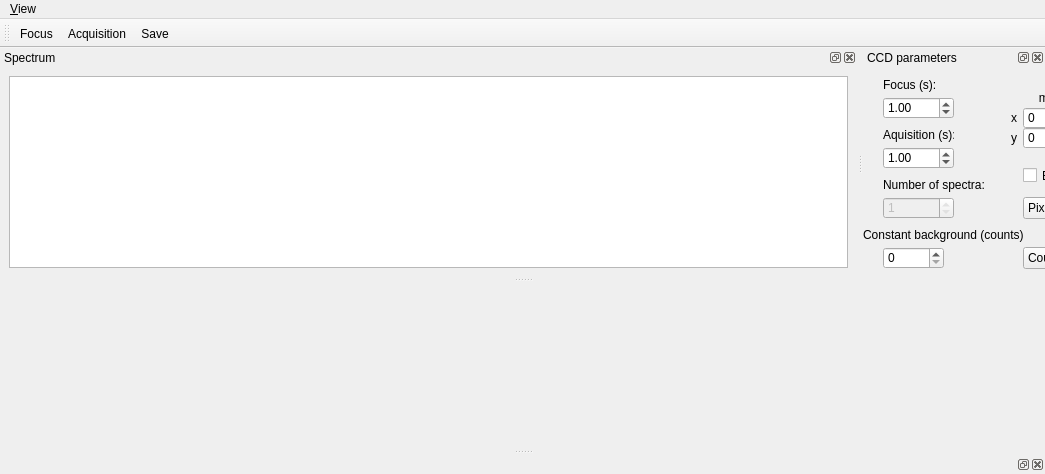
<?xml version="1.0" encoding="UTF-8"?>
<ui version="4.0">
 <class>MainWindow</class>
 <widget class="QMainWindow" name="MainWindow">
  <property name="geometry">
   <rect>
    <x>0</x>
    <y>0</y>
    <width>1045</width>
    <height>474</height>
   </rect>
  </property>
  <property name="windowTitle">
   <string>qudi: HFML spectroscopy</string>
  </property>
  <widget class="QWidget" name="centralwidget"/>
  <widget class="QMenuBar" name="menubar">
   <property name="geometry">
    <rect>
     <x>0</x>
     <y>0</y>
     <width>1045</width>
     <height>21</height>
    </rect>
   </property>
   <widget class="QMenu" name="menuView">
    <property name="title">
     <string>&amp;View</string>
    </property>
    <addaction name="viewAction"/>
    <addaction name="separator"/>
    <addaction name="separator"/>
    <addaction name="actionClose"/>
   </widget>
   <addaction name="menuView"/>
  </widget>
  <widget class="QDockWidget" name="spectrumDockWidget">
   <property name="windowTitle">
    <string>Spectrum</string>
   </property>
   <attribute name="dockWidgetArea">
    <number>4</number>
   </attribute>
   <widget class="QWidget" name="dockWidgetContents">
    <layout class="QGridLayout" name="gridLayout">
     <item row="2" column="1" colspan="2">
      <widget class="PlotWidget" name="spectrum_PlotWidget"/>
     </item>
    </layout>
   </widget>
  </widget>
  <widget class="QToolBar" name="controlToolBar">
   <property name="enabled">
    <bool>true</bool>
   </property>
   <property name="windowTitle">
    <string>Controls</string>
   </property>
   <property name="toolButtonStyle">
    <enum>Qt::ToolButtonTextBesideIcon</enum>
   </property>
   <attribute name="toolBarArea">
    <enum>TopToolBarArea</enum>
   </attribute>
   <attribute name="toolBarBreak">
    <bool>false</bool>
   </attribute>
   <addaction name="focus_Action"/>
   <addaction name="acquisition_Action"/>
   <addaction name="save_Action"/>
  </widget>
  <widget class="QDockWidget" name="dockWidget">
   <property name="windowTitle">
    <string>CCD parameters</string>
   </property>
   <attribute name="dockWidgetArea">
    <number>4</number>
   </attribute>
   <widget class="QWidget" name="dockWidgetContents_2">
    <widget class="QDoubleSpinBox" name="focus_doubleSpinBox">
     <property name="geometry">
      <rect>
       <x>20</x>
       <y>30</y>
       <width>71</width>
       <height>22</height>
      </rect>
     </property>
     <property name="keyboardTracking">
      <bool>false</bool>
     </property>
     <property name="value">
      <double>1.000000000000000</double>
     </property>
    </widget>
    <widget class="QDoubleSpinBox" name="acquisition_doubleSpinBox">
     <property name="geometry">
      <rect>
       <x>20</x>
       <y>80</y>
       <width>71</width>
       <height>22</height>
      </rect>
     </property>
     <property name="keyboardTracking">
      <bool>false</bool>
     </property>
     <property name="maximum">
      <double>36000.000000000000000</double>
     </property>
     <property name="value">
      <double>1.000000000000000</double>
     </property>
    </widget>
    <widget class="QLabel" name="focus_label">
     <property name="geometry">
      <rect>
       <x>20</x>
       <y>10</y>
       <width>61</width>
       <height>16</height>
      </rect>
     </property>
     <property name="text">
      <string>Focus (s):</string>
     </property>
    </widget>
    <widget class="QLabel" name="acquisition_label">
     <property name="geometry">
      <rect>
       <x>20</x>
       <y>60</y>
       <width>71</width>
       <height>16</height>
      </rect>
     </property>
     <property name="text">
      <string>Aquisition (s):</string>
     </property>
    </widget>
    <widget class="QLabel" name="number_label">
     <property name="geometry">
      <rect>
       <x>20</x>
       <y>110</y>
       <width>101</width>
       <height>16</height>
      </rect>
     </property>
     <property name="text">
      <string>Number of spectra:</string>
     </property>
    </widget>
    <widget class="QSpinBox" name="number_of_spectra_spinBox">
     <property name="enabled">
      <bool>false</bool>
     </property>
     <property name="geometry">
      <rect>
       <x>20</x>
       <y>130</y>
       <width>71</width>
       <height>22</height>
      </rect>
     </property>
     <property name="readOnly">
      <bool>true</bool>
     </property>
     <property name="showGroupSeparator" stdset="0">
      <bool>false</bool>
     </property>
     <property name="value">
      <number>1</number>
     </property>
    </widget>
    <widget class="QLabel" name="ROI_label">
     <property name="geometry">
      <rect>
       <x>160</x>
       <y>0</y>
       <width>101</width>
       <height>20</height>
      </rect>
     </property>
     <property name="text">
      <string>ROI</string>
     </property>
     <property name="alignment">
      <set>Qt::AlignCenter</set>
     </property>
    </widget>
    <widget class="QSpinBox" name="roi_x0_spinBox">
     <property name="geometry">
      <rect>
       <x>160</x>
       <y>40</y>
       <width>51</width>
       <height>22</height>
      </rect>
     </property>
     <property name="maximum">
      <number>9999</number>
     </property>
     <property name="value">
      <number>0</number>
     </property>
    </widget>
    <widget class="QSpinBox" name="roi_x_max_spinBox">
     <property name="geometry">
      <rect>
       <x>210</x>
       <y>40</y>
       <width>51</width>
       <height>22</height>
      </rect>
     </property>
     <property name="maximum">
      <number>9999</number>
     </property>
     <property name="value">
      <number>1340</number>
     </property>
    </widget>
    <widget class="QSpinBox" name="roi_y0_spinBox">
     <property name="geometry">
      <rect>
       <x>160</x>
       <y>60</y>
       <width>51</width>
       <height>22</height>
      </rect>
     </property>
     <property name="maximum">
      <number>9999</number>
     </property>
     <property name="value">
      <number>0</number>
     </property>
    </widget>
    <widget class="QSpinBox" name="roi_y_max_spinBox">
     <property name="geometry">
      <rect>
       <x>210</x>
       <y>60</y>
       <width>51</width>
       <height>22</height>
      </rect>
     </property>
     <property name="maximum">
      <number>9999</number>
     </property>
     <property name="value">
      <number>100</number>
     </property>
    </widget>
    <widget class="QCheckBox" name="bin_checkBox">
     <property name="geometry">
      <rect>
       <x>160</x>
       <y>100</y>
       <width>51</width>
       <height>17</height>
      </rect>
     </property>
     <property name="toolTip">
      <string>&lt;html&gt;&lt;head/&gt;&lt;body&gt;&lt;p&gt;Hardware binning of all the pixels along y axis.&lt;/p&gt;&lt;p&gt;Displays data as one-dimensional spectrum.&lt;/p&gt;&lt;/body&gt;&lt;/html&gt;</string>
     </property>
     <property name="text">
      <string>Bin y?</string>
     </property>
    </widget>
    <widget class="QCheckBox" name="flip_x_checkBox">
     <property name="geometry">
      <rect>
       <x>210</x>
       <y>100</y>
       <width>51</width>
       <height>17</height>
      </rect>
     </property>
     <property name="toolTip">
      <string>Flips (mirrors) data from the ccd in x direction (horizontal).</string>
     </property>
     <property name="text">
      <string>Flip x?</string>
     </property>
    </widget>
    <widget class="QLabel" name="ROI_label_x">
     <property name="geometry">
      <rect>
       <x>141</x>
       <y>40</y>
       <width>20</width>
       <height>21</height>
      </rect>
     </property>
     <property name="text">
      <string>x</string>
     </property>
     <property name="alignment">
      <set>Qt::AlignCenter</set>
     </property>
    </widget>
    <widget class="QLabel" name="ROI_label_y">
     <property name="geometry">
      <rect>
       <x>141</x>
       <y>60</y>
       <width>20</width>
       <height>21</height>
      </rect>
     </property>
     <property name="text">
      <string>y</string>
     </property>
     <property name="alignment">
      <set>Qt::AlignCenter</set>
     </property>
    </widget>
    <widget class="QLabel" name="ROI_label_min">
     <property name="geometry">
      <rect>
       <x>160</x>
       <y>20</y>
       <width>51</width>
       <height>21</height>
      </rect>
     </property>
     <property name="text">
      <string>min</string>
     </property>
     <property name="alignment">
      <set>Qt::AlignCenter</set>
     </property>
    </widget>
    <widget class="QLabel" name="ROI_label_max">
     <property name="geometry">
      <rect>
       <x>210</x>
       <y>20</y>
       <width>51</width>
       <height>21</height>
      </rect>
     </property>
     <property name="text">
      <string>max</string>
     </property>
     <property name="alignment">
      <set>Qt::AlignCenter</set>
     </property>
    </widget>
    <widget class="QComboBox" name="energy_selector_comboBox">
     <property name="geometry">
      <rect>
       <x>160</x>
       <y>130</y>
       <width>101</width>
       <height>22</height>
      </rect>
     </property>
     <property name="toolTip">
      <string>Select x-axis units. RELATIVE means relative to excitation line.</string>
     </property>
     <item>
      <property name="text">
       <string>Pixels</string>
      </property>
     </item>
     <item>
      <property name="text">
       <string>Wavelength (nm)</string>
      </property>
     </item>
     <item>
      <property name="text">
       <string>Raman shift (cm-1)</string>
      </property>
     </item>
     <item>
      <property name="text">
       <string>Energy (eV)</string>
      </property>
     </item>
     <item>
      <property name="text">
       <string>Energy (meV)</string>
      </property>
     </item>
     <item>
      <property name="text">
       <string>Wavenumber (cm-1)</string>
      </property>
     </item>
     <item>
      <property name="text">
       <string>Frequency (THz)</string>
      </property>
     </item>
     <item>
      <property name="text">
       <string>Energy RELATIVE (meV)</string>
      </property>
     </item>
     <item>
      <property name="text">
       <string>Frequency RELATIVE (THz)</string>
      </property>
     </item>
    </widget>
    <widget class="QLabel" name="constant_background_label">
     <property name="geometry">
      <rect>
       <x>0</x>
       <y>160</y>
       <width>161</width>
       <height>16</height>
      </rect>
     </property>
     <property name="text">
      <string>Constant background (counts):</string>
     </property>
    </widget>
    <widget class="QSpinBox" name="constant_background_spinBox">
     <property name="geometry">
      <rect>
       <x>20</x>
       <y>180</y>
       <width>61</width>
       <height>22</height>
      </rect>
     </property>
     <property name="maximum">
      <number>5000</number>
     </property>
    </widget>
    <widget class="QLabel" name="adc_quality_label">
     <property name="geometry">
      <rect>
       <x>290</x>
       <y>11</y>
       <width>111</width>
       <height>20</height>
      </rect>
     </property>
     <property name="text">
      <string>AdcQuality:</string>
     </property>
    </widget>
    <widget class="QComboBox" name="adc_quality_comboBox">
     <property name="geometry">
      <rect>
       <x>400</x>
       <y>10</y>
       <width>61</width>
       <height>22</height>
      </rect>
     </property>
    </widget>
    <widget class="QLabel" name="adc_analog_gain_label">
     <property name="geometry">
      <rect>
       <x>290</x>
       <y>41</y>
       <width>111</width>
       <height>20</height>
      </rect>
     </property>
     <property name="text">
      <string>AdcAnalogGain:</string>
     </property>
    </widget>
    <widget class="QComboBox" name="adc_analog_gain_comboBox">
     <property name="geometry">
      <rect>
       <x>400</x>
       <y>40</y>
       <width>61</width>
       <height>22</height>
      </rect>
     </property>
    </widget>
    <widget class="QLabel" name="shutter_timing_mode_label">
     <property name="geometry">
      <rect>
       <x>290</x>
       <y>71</y>
       <width>111</width>
       <height>20</height>
      </rect>
     </property>
     <property name="text">
      <string>ShutterTimingMode:</string>
     </property>
    </widget>
    <widget class="QComboBox" name="shutter_timing_mode_comboBox">
     <property name="geometry">
      <rect>
       <x>400</x>
       <y>70</y>
       <width>61</width>
       <height>22</height>
      </rect>
     </property>
    </widget>
    <widget class="QLabel" name="adc_speed_label">
     <property name="geometry">
      <rect>
       <x>290</x>
       <y>101</y>
       <width>111</width>
       <height>20</height>
      </rect>
     </property>
     <property name="text">
      <string>AdcSpeed (MHz):</string>
     </property>
    </widget>
    <widget class="QComboBox" name="adc_speed_comboBox">
     <property name="geometry">
      <rect>
       <x>400</x>
       <y>100</y>
       <width>61</width>
       <height>22</height>
      </rect>
     </property>
    </widget>
    <widget class="QLabel" name="vertical_shift_rate_label">
     <property name="geometry">
      <rect>
       <x>290</x>
       <y>131</y>
       <width>111</width>
       <height>20</height>
      </rect>
     </property>
     <property name="text">
      <string>VerticalShiftRate (us):</string>
     </property>
    </widget>
    <widget class="QComboBox" name="vertical_shift_rate_comboBox">
     <property name="geometry">
      <rect>
       <x>400</x>
       <y>130</y>
       <width>61</width>
       <height>22</height>
      </rect>
     </property>
    </widget>
    <widget class="QDoubleSpinBox" name="ccd_offset_nm_doubleSpinBox">
     <property name="geometry">
      <rect>
       <x>290</x>
       <y>180</y>
       <width>71</width>
       <height>22</height>
      </rect>
     </property>
     <property name="keyboardTracking">
      <bool>false</bool>
     </property>
     <property name="minimum">
      <double>-1000.000000000000000</double>
     </property>
     <property name="maximum">
      <double>1000.000000000000000</double>
     </property>
     <property name="value">
      <double>0.000000000000000</double>
     </property>
    </widget>
    <widget class="QLabel" name="ccd_offset_label">
     <property name="geometry">
      <rect>
       <x>290</x>
       <y>160</y>
       <width>81</width>
       <height>16</height>
      </rect>
     </property>
     <property name="text">
      <string>CCD offset (nm):</string>
     </property>
    </widget>
    <widget class="QComboBox" name="counts_selector_comboBox">
     <property name="geometry">
      <rect>
       <x>160</x>
       <y>180</y>
       <width>101</width>
       <height>22</height>
      </rect>
     </property>
     <item>
      <property name="text">
       <string>Counts</string>
      </property>
     </item>
     <item>
      <property name="text">
       <string>Counts / s</string>
      </property>
     </item>
     <item>
      <property name="text">
       <string>Counts / (s * mW)</string>
      </property>
     </item>
    </widget>
    <widget class="QDoubleSpinBox" name="laser_power_mW_doubleSpinBox">
     <property name="geometry">
      <rect>
       <x>390</x>
       <y>180</y>
       <width>61</width>
       <height>22</height>
      </rect>
     </property>
     <property name="maximum">
      <double>999.000000000000000</double>
     </property>
    </widget>
    <widget class="QLabel" name="laser_power_mW_label">
     <property name="geometry">
      <rect>
       <x>390</x>
       <y>160</y>
       <width>81</width>
       <height>16</height>
      </rect>
     </property>
     <property name="text">
      <string>Power (mW):</string>
     </property>
    </widget>
   </widget>
  </widget>
  <widget class="QDockWidget" name="image2DockWidget">
   <attribute name="dockWidgetArea">
    <number>8</number>
   </attribute>
   <widget class="QWidget" name="dockWidgetContents_4">
    <widget class="QWidget" name="widget" native="true">
     <property name="geometry">
      <rect>
       <x>60</x>
       <y>30</y>
       <width>921</width>
       <height>211</height>
      </rect>
     </property>
    </widget>
   </widget>
  </widget>
  <action name="focus_Action">
   <property name="checkable">
    <bool>true</bool>
   </property>
   <property name="icon">
    <iconset>
     <normaloff>../../artwork/icons/qudiTheme/22x22/start-counter.png</normaloff>
     <normalon>../../artwork/icons/qudiTheme/22x22/stop-counter.png</normalon>../../artwork/icons/qudiTheme/22x22/start-counter.png</iconset>
   </property>
   <property name="text">
    <string>Focus</string>
   </property>
   <property name="toolTip">
    <string>Focus</string>
   </property>
  </action>
  <action name="save_Action">
   <property name="checkable">
    <bool>false</bool>
   </property>
   <property name="checked">
    <bool>false</bool>
   </property>
   <property name="enabled">
    <bool>true</bool>
   </property>
   <property name="icon">
    <iconset>
     <normaloff>../../artwork/icons/qudiTheme/22x22/record-counter.png</normaloff>../../artwork/icons/qudiTheme/22x22/record-counter.png</iconset>
   </property>
   <property name="text">
    <string>Save</string>
   </property>
   <property name="toolTip">
    <string>Save count trace to file</string>
   </property>
  </action>
  <action name="viewAction">
   <property name="checkable">
    <bool>true</bool>
   </property>
   <property name="text">
    <string>&amp;Display</string>
   </property>
   <property name="toolTip">
    <string>Show the Data display</string>
   </property>
  </action>
  <action name="actionClose">
   <property name="icon">
    <iconset>
     <normaloff>../../artwork/icons/oxygen/22x22/application-exit.png</normaloff>../../artwork/icons/oxygen/22x22/application-exit.png</iconset>
   </property>
   <property name="text">
    <string>&amp;Close</string>
   </property>
  </action>
  <action name="acquisition_Action">
   <property name="checkable">
    <bool>false</bool>
   </property>
   <property name="icon">
    <iconset>
     <normaloff>../../artwork/icons/qudiTheme/22x22/goto-poi.png</normaloff>../../artwork/icons/qudiTheme/22x22/goto-poi.png</iconset>
   </property>
   <property name="text">
    <string>Acquisition</string>
   </property>
  </action>
 </widget>
 <customwidgets>
  <customwidget>
   <class>PlotWidget</class>
   <extends>QGraphicsView</extends>
   <header>pyqtgraph</header>
  </customwidget>
 </customwidgets>
 <resources/>
 <connections>
  <connection>
   <sender>viewAction</sender>
   <signal>triggered(bool)</signal>
   <receiver>spectrumDockWidget</receiver>
   <slot>setVisible(bool)</slot>
   <hints>
    <hint type="sourcelabel">
     <x>-1</x>
     <y>-1</y>
    </hint>
    <hint type="destinationlabel">
     <x>399</x>
     <y>136</y>
    </hint>
   </hints>
  </connection>
  <connection>
   <sender>spectrumDockWidget</sender>
   <signal>visibilityChanged(bool)</signal>
   <receiver>viewAction</receiver>
   <slot>setChecked(bool)</slot>
   <hints>
    <hint type="sourcelabel">
     <x>399</x>
     <y>136</y>
    </hint>
    <hint type="destinationlabel">
     <x>-1</x>
     <y>-1</y>
    </hint>
   </hints>
  </connection>
  <connection>
   <sender>actionClose</sender>
   <signal>triggered()</signal>
   <receiver>MainWindow</receiver>
   <slot>close()</slot>
   <hints>
    <hint type="sourcelabel">
     <x>-1</x>
     <y>-1</y>
    </hint>
    <hint type="destinationlabel">
     <x>395</x>
     <y>183</y>
    </hint>
   </hints>
  </connection>
 </connections>
</ui>
